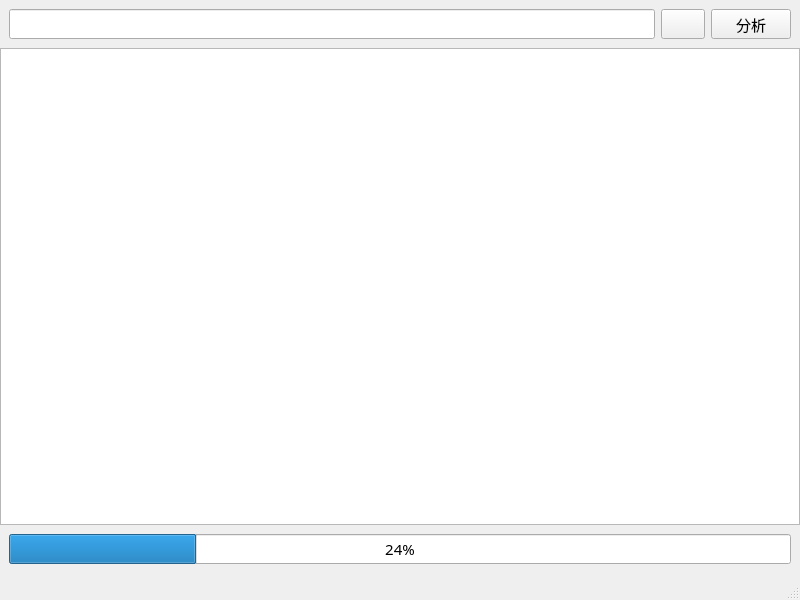
<?xml version="1.0" encoding="UTF-8"?>
<ui version="4.0">
 <class>MainWindow</class>
 <widget class="QMainWindow" name="MainWindow">
  <property name="geometry">
   <rect>
    <x>0</x>
    <y>0</y>
    <width>800</width>
    <height>600</height>
   </rect>
  </property>
  <property name="font">
   <font>
    <family>新宋体</family>
    <pointsize>11</pointsize>
   </font>
  </property>
  <property name="windowTitle">
   <string>关键字提取</string>
  </property>
  <widget class="QWidget" name="centralwidget">
   <layout class="QVBoxLayout" name="verticalLayout">
    <property name="spacing">
     <number>0</number>
    </property>
    <property name="leftMargin">
     <number>0</number>
    </property>
    <property name="topMargin">
     <number>0</number>
    </property>
    <property name="rightMargin">
     <number>0</number>
    </property>
    <property name="bottomMargin">
     <number>0</number>
    </property>
    <item>
     <widget class="QWidget" name="widget" native="true">
      <property name="minimumSize">
       <size>
        <width>0</width>
        <height>32</height>
       </size>
      </property>
      <property name="maximumSize">
       <size>
        <width>16777215</width>
        <height>48</height>
       </size>
      </property>
      <layout class="QHBoxLayout" name="horizontalLayout">
       <item>
        <widget class="QLineEdit" name="edtPath"/>
       </item>
       <item>
        <widget class="QPushButton" name="btnOpen">
         <property name="text">
          <string/>
         </property>
         <property name="icon">
          <iconset resource="app.qrc">
           <normaloff>:/image/fileopen.png</normaloff>:/image/fileopen.png</iconset>
         </property>
        </widget>
       </item>
       <item>
        <widget class="QPushButton" name="btnAnaly">
         <property name="text">
          <string>分析</string>
         </property>
        </widget>
       </item>
      </layout>
     </widget>
    </item>
    <item>
     <widget class="QPlainTextEdit" name="mmoInfo"/>
    </item>
    <item>
     <widget class="QWidget" name="widget_2" native="true">
      <property name="minimumSize">
       <size>
        <width>0</width>
        <height>36</height>
       </size>
      </property>
      <layout class="QHBoxLayout" name="horizontalLayout_2">
       <item>
        <widget class="QProgressBar" name="pb">
         <property name="value">
          <number>24</number>
         </property>
        </widget>
       </item>
      </layout>
     </widget>
    </item>
   </layout>
  </widget>
  <widget class="QStatusBar" name="statusbar"/>
 </widget>
 <resources>
  <include location="app.qrc"/>
 </resources>
 <connections/>
</ui>
